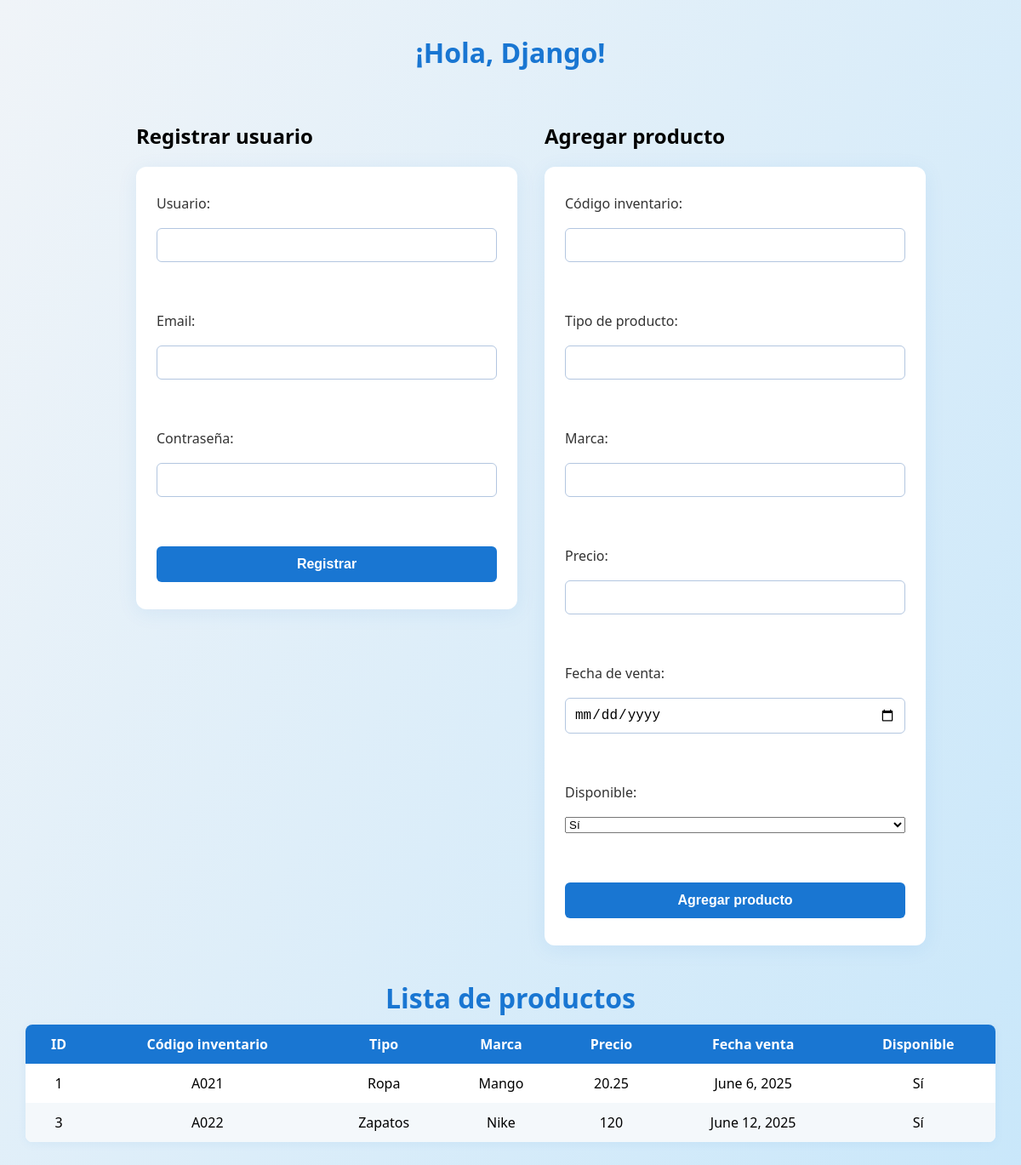
/ejemplo/, run on an earlier commit of the app's database.
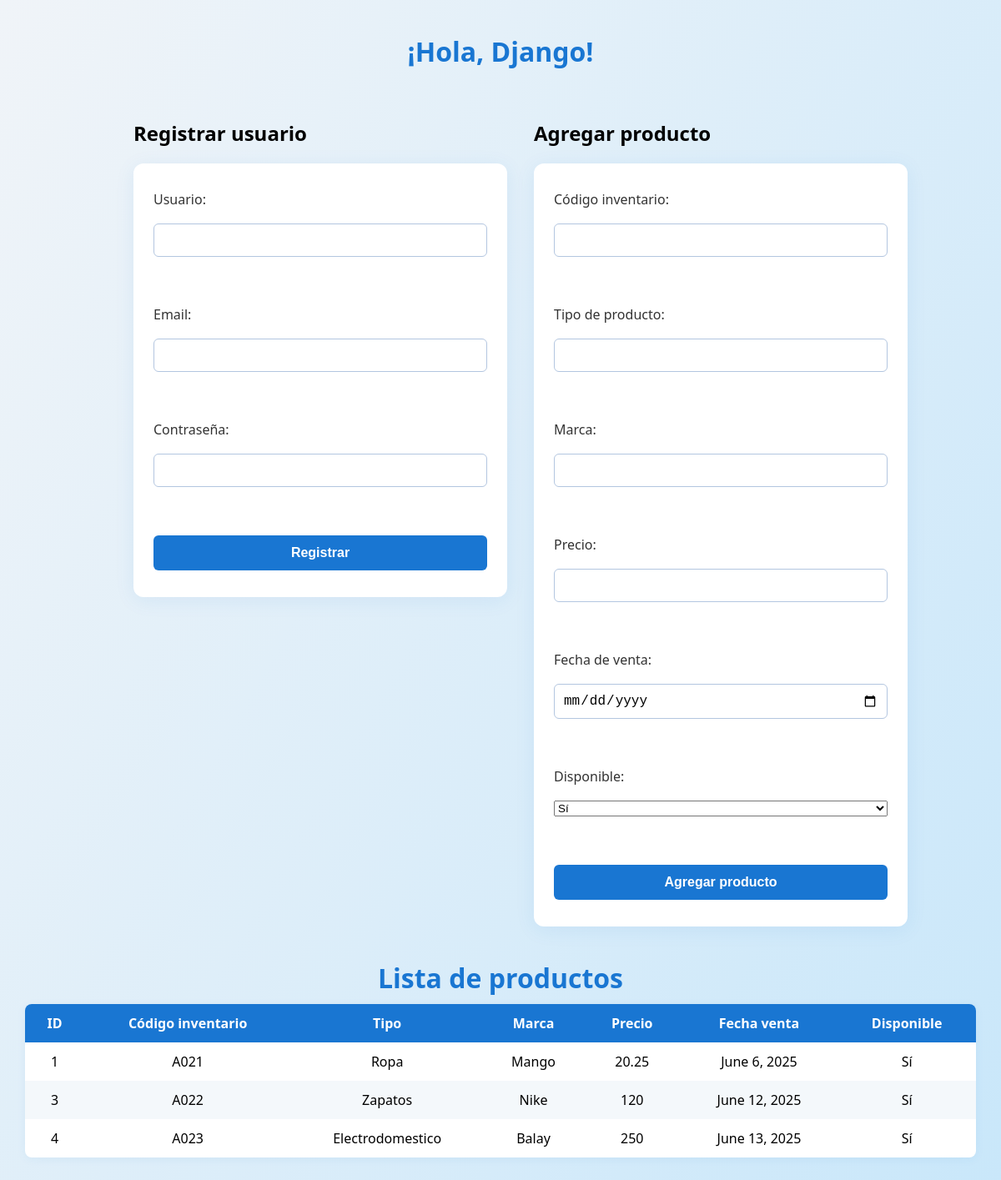
And on a later commit of the database.
### MiWeb/models.py (models this page shows, shortened)
class Producto(models.Model):
    codigo_inventario = models.CharField(max_length=100, unique=True)
    tipo_producto = models.CharField(max_length=100)
    marca = models.CharField(max_length=100)
    precio_producto = models.DecimalField(max_digits=10, decimal_places=2)
    fecha_venta = models.DateField(null=True, blank=True)
    disponible = models.BooleanField(default=True)

### MiWeb/views.py (the view, shortened to what this page needs)
# urls.py: path('ejemplo/', ejemplo_view, name='ejemplo'),
def ejemplo_view(request):
    mensaje = ''
    with connection.cursor() as cursor:
        cursor.execute('SELECT id, codigo_inventario, tipo_producto, marca, precio_producto, fecha_venta, disponible FROM MiWeb_producto')
        productos = [
            {
                'id': row[0],
                'codigo_inventario': row[1],
                'tipo_producto': row[2],
                'marca': row[3],
                'precio_producto': row[4],
                'fecha_venta': row[5],
                'disponible': row[6],
            }
            for row in cursor.fetchall()
        ]
    return render(request, 'ejemplo.html', {'mensaje': mensaje, 'productos': productos})

### MiWeb/templates/ejemplo.html (shortened to what this page needs)
<!DOCTYPE html>
<html lang="es">
  <head>
    {% load static %}
    <link rel="stylesheet" href="{% static 'estilos.css' %}" />
  </head>
  <body>
    <h1>¡Hola, Django!</h1>
    <div class="formularios-container">
      <div>
        <h2>Registrar usuario</h2>
        <form method="post">
          <label for="username">Usuario:</label>
          <input type="text" id="username" name="username" required /><br />
          <label for="email">Email:</label>
          <input type="email" id="email" name="email" required /><br />
          <label for="password">Contraseña:</label>
          <input type="password" id="password" name="password" required /><br />
          <button type="submit">Registrar</button>
        </form>
      </div>
      <div>
        <h2>Agregar producto</h2>
        <form method="post" action="{% url 'ejemplo' %}?producto=1">
          <label for="codigo_inventario">Código inventario:</label>
          <input
            type="text"
            id="codigo_inventario"
            name="codigo_inventario"
            required
          /><br />
          <label for="tipo_producto">Tipo de producto:</label>
          <input
            type="text"
            id="tipo_producto"
            name="tipo_producto"
            required
          /><br />
          <label for="marca">Marca:</label>
          <input type="text" id="marca" name="marca" required /><br />
          <label for="precio_producto">Precio:</label>
          <input
            type="number"
            step="0.01"
            id="precio_producto"
            name="precio_producto"
            required
          /><br />
          <label for="fecha_venta">Fecha de venta:</label>
          <input type="date" id="fecha_venta" name="fecha_venta" /><br />
          <label for="disponible">Disponible:</label>
          <select id="disponible" name="disponible">
            <option value="1">Sí</option>
            <option value="0">No</option></select
          ><br />
          <button type="submit">Agregar producto</button>
        </form>
      </div>
    </div>
    <h2 class="titulo-productos">Lista de productos</h2>
    <table>
      <thead>
        <tr>
          <th>ID</th>
          <th>Código inventario</th>
          <th>Tipo</th>
          <th>Marca</th>
          <th>Precio</th>
          <th>Fecha venta</th>
          <th>Disponible</th>
        </tr>
      </thead>
      <tbody>
        {% for producto in productos %}
        <tr>
          <td>{{ producto.id }}</td>
          <td>{{ producto.codigo_inventario }}</td>
          <td>{{ producto.tipo_producto }}</td>
          <td>{{ producto.marca }}</td>
          <td>{{ producto.precio_producto }}</td>
          <td>{{ producto.fecha_venta }}</td>
          <td>{% if producto.disponible %}Sí{% else %}No{% endif %}</td>
        </tr>
        {% empty %}
        <tr>
          <td colspan="7">No hay productos registrados.</td>
        </tr>
        {% endfor %}
      </tbody>
    </table>
  </body>
</html>

### MiWeb/static/estilos.css (style rules this page uses)
body { font-family: "Segoe UI", Arial, sans-serif; background: linear-gradient(120deg, #f0f4f8 0%, #c9e7fa 100%); margin: 0; padding: 0; min-height: 100vh; }
h1 { color: #1976d2; text-align: center; margin-top: 40px; }
.formularios-container { display: flex; justify-content: center; gap: 40px; margin-top: 40px; margin-bottom: 40px; }
.formularios-container > div { width: 400px; margin-left: 20px; margin-right: 20px; }
form { background: #fff; max-width: 400px; width: 100%; padding: 32px 24px; border-radius: 12px; box-shadow: 0 4px 24px rgba(25, 118, 210, 0.08); display: flex; flex-direction: column; gap: 18px; }
label { font-weight: 500; color: #333; }
input[type="text"], input[type="email"], input[type="password"], input[type="number"], input[type="date"] { padding: 10px; border: 1px solid #b3c6e0; border-radius: 6px; font-size: 1rem; transition: border 0.2s; }
button[type="submit"] { background: #1976d2; color: #fff; border: none; padding: 12px; border-radius: 6px; font-size: 1rem; font-weight: 600; cursor: pointer; transition: background 0.2s; }
table { margin: 0 auto 40px auto; border-collapse: collapse; width: 1200px; max-width: 95vw; background: #fff; box-shadow: 0 2px 12px rgba(25, 118, 210, 0.06); border-radius: 8px; overflow: hidden; }
thead { background: #1976d2; color: #fff; }
th, td { padding: 12px 16px; text-align: center; }
tr:nth-child(even) { background: #f4f8fb; }
.titulo-productos { text-align: center; margin-top: 0; margin-bottom: 10px; color: #1976d2; font-size: 2rem; }

What changed in the data, as far as the page shows it:
added Producto: id "4", codigo_inventario "A023", tipo_producto "Electrodomestico", marca "Balay", precio_producto "250", fecha_venta "June 13, 2025"
